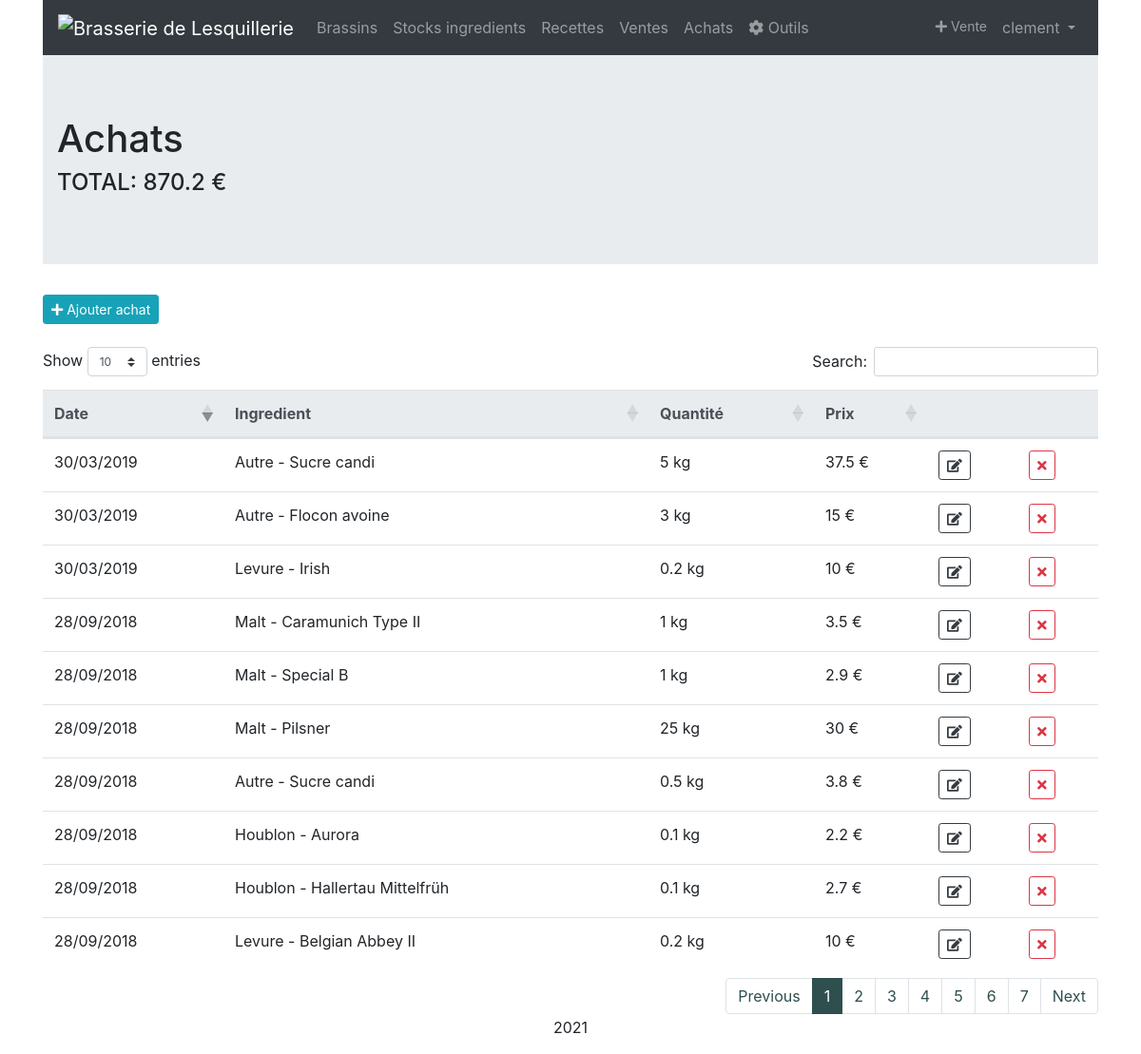
Page /brasserie/achats/ (signed in) on the committed database.
### brassin/models.py (models this page shows, shortened)
class Achat(models.Model):
    ACHAT_TYPE = [('Fonctionnement','Fonctionnement'),('MAJ','MAJ'),]
    type_achat = models.CharField(null=True,max_length=30,choices=ACHAT_TYPE,default='Fonctionnement')
    date_achat = models.DateField(null=True)
    ingredient = models.ForeignKey(Ingredient, on_delete=models.SET_NULL,null=True)
    quantite = models.DecimalField(null=True,max_digits=6,decimal_places=3)
    class Meta:
        verbose_name = "Achat"
        ordering = ['date_achat']
    @property
    def prix(self):
        if self.type_achat == 'MAJ':
            return 0
        else:
            ing = self.ingredient
            return ing.prix_kg*self.quantite

class Ingredient(models.Model):
	INGREDIENT_TYPE = [('Malt','Malt'),('Houblon','Houblon'),('Levure','Levure'),('Autre','Autre'),]
	type_ingredient = models.CharField(null=True,max_length=30,choices=INGREDIENT_TYPE,default='Autre')
	variete = models.CharField(max_length=30)
	prix_kg = models.DecimalField(null=True, max_digits=5, decimal_places=2)
	acide_alpha = models.DecimalField(blank=True,null=True, max_digits=4, decimal_places=2)
	ebc_min = models.DecimalField(blank=True,null=True, max_digits=4, decimal_places=0)
	ebc_max = models.DecimalField(blank=True,null=True, max_digits=4, decimal_places=0)
	attenuation_min = models.DecimalField(blank=True,null=True, max_digits=2, decimal_places=0)
	attenuation_max = models.DecimalField(blank=True,null=True, max_digits=2, decimal_places=0)
	description = models.TextField(blank=True,null=True)
	class Meta:
		verbose_name = "Ingredient"
		ordering = ['type_ingredient']
	def __str__(self):
		return self.type_ingredient + " - " + self.variete

### brassin/views.py (the view)
# urls.py: path('achats/', views.AchatsList.as_view(), name="achats_list"),
class AchatsList(LoginRequiredMixin,ListView):
	model = Achat
	context_object_name = "achats"
	template_name = "brassin/achats_list.html"
	ordering = ['-date_achat']
	def get_context_data(self, **kwargs):
	    context = super(AchatsList, self).get_context_data(**kwargs)
	    achats = Achat.objects.all()
	    context['achat'] = achats
	    context['fonctionnement'] = Achat.objects.filter(type_achat='Fonctionnement').order_by('-date_achat')
	    prix_achat = 0
	    for a in achats:
	        prix_achat += a.ingredient.prix_kg*a.quantite
	    context['total_achats'] = prix_achat
	    return context

### brassin/templates/brassin/achats_list.html (shortened to what this page needs)
{% extends 'base.html' %}
{% load static %}
{% block css %}
<link rel="stylesheet" href="{% static 'brassin/css/style.css' %}" />
{% endblock %}
{% block content %}
<div class="jumbotron jumbotron-fluid">
  <div class="container">
    <h1 class="page-header">Achats</h1>
    <h4>TOTAL: {{ total_achats |floatformat}} €</h4>
  </div>
</div>
<a class="btn btn-info btn-sm" href="{% url 'achat_create' %}"><i class="fas fa-plus"></i>  Ajouter achat</a>
<br/><br/>
<table class="table" id="Achat-table">
  <thead class="thead-light">
    <tr>
      <th>Date</th>
      <th>Ingredient</th>
      <th>Quantité</th>
      <th>Prix</th>
      <th></th>
      <th></th>
    </tr>
  </thead>
  <tbody>
    {% for achat in fonctionnement %}
    <tr>
      <td>{{ achat.date_achat }}</td>
      <td>{{ achat.ingredient }}</td>
      <td>{{ achat.quantite|floatformat}} kg</td>
      <td>{{ achat.prix|floatformat }} €</td>
      <td><a class="btn btn-outline-dark btn-sm" href="{% url 'achat_update' achat.id %}"><i class="fas fa-edit"></i></a></td>
      <td><a class="btn btn-outline-danger btn-sm" href="{% url 'achat_delete' achat.id %}"><i class="fas fa-times"></i></a></td>
    </tr>
    {% empty %}
      <tr>
        <td colspan="7" class="text-center bg-warning">Pas encore d'achat.</td>
      </tr>
    {% endfor %}
  </tbody>
</table>
{% endblock %}

### templates/base.html (shortened to what this page needs)
{% load static %}
<!DOCTYPE html>
<html lang="fr">
  <head>
    <link rel="stylesheet" href="https://use.fontawesome.com/releases/v5.7.0/css/all.css">
    <link rel="stylesheet" href="https://maxcdn.bootstrapcdn.com/bootstrap/4.0.0/css/bootstrap.min.css">
    <link rel="stylesheet" type="text/css" href="https://cdn.datatables.net/1.10.24/css/dataTables.bootstrap4.min.css"/>
    {% block css %}
    {% endblock %}
  </head>
  <body>
    <div class="container">
      <nav class="navbar navbar-expand-sm bg-dark navbar-dark sticky-top bg-faded">
        <a class="navbar-brand" href="{% url 'home' %}"><img src="" alt="{{ user.profile.brasserie }}" href="{% url 'home' %}"></a>
        <div class="collapse navbar-collapse" id="collapsibleNavbar">
          <ul class="navbar-nav">
            <li class="nav-item">
              <a class="nav-link" href="{% url 'brassin_list' %}">Brassins</a>
            </li>
            <li class="nav-item">
              <a class="nav-link" href="{% url 'ingredients_list' %}">Stocks ingredients</a>
            </li>
            <li class="nav-item">
              <a class="nav-link" href="{% url 'recettes_list' %}">Recettes</a>
            </li>
            <li class="nav-item">
              <a class="nav-link" href="{% url 'ventes_list' %}">Ventes</a>
            </li>
            <li class="nav-item">
              <a class="nav-link" href="{% url 'achats_list' %}">Achats</a>
            </li>
            <li class="nav-item">
              <a class="nav-link" href="{% url 'outils' %}"><i class="fa fa-cog" aria-hidden="true"></i>   Outils</a>
            </li>
          </ul>
          <ul class="navbar-nav ml-auto">
            <li class="nav-item">
              <a class="nav-link btn-outline-info btn-sm" href="{% url 'vente_create' %}"><i class="fas fa-plus"></i>  Vente</a>
            </li>
            <li class="nav-item dropdown">
              <a class="nav-link dropdown-toggle" href="#" id="navbardrop" data-toggle="dropdown">
                {% if user.is_authenticated %}
                  {{ user.get_username }}
                {% endif %}
              </a>
            </li>
          </ul>
        </div>
      </nav>
      {% block content %}
      {% endblock %}
      <footer class="container-fluid bg-4 text-center">
          <p>2021</p>
      </footer>
    </div>
  </body>
</html>

### brassin/static/brassin/css/style.css (style rules this page uses)
a { color: darkslategray; }

### rows in the picture
Achat: date_achat "30/03/2019", ingredient "Autre - Sucre candi", quantite "5", prix "37.5"
Achat: date_achat "30/03/2019", ingredient "Autre - Flocon avoine", quantite "3", prix "15"
Achat: date_achat "30/03/2019", ingredient "Levure - Irish", quantite "0.2", prix "10"
Achat: date_achat "28/09/2018", ingredient "Malt - Caramunich Type II", quantite "1", prix "3.5"
Achat: date_achat "28/09/2018", ingredient "Malt - Special B", quantite "1", prix "2.9"
Achat: date_achat "28/09/2018", ingredient "Malt - Pilsner", quantite "25", prix "30"
Achat: date_achat "28/09/2018", ingredient "Autre - Sucre candi", quantite "0.5", prix "3.8"
Achat: date_achat "28/09/2018", ingredient "Houblon - Aurora", quantite "0.1", prix "2.2"
Achat: date_achat "28/09/2018", ingredient "Houblon - Hallertau Mittelfrüh", quantite "0.1", prix "2.7"
Achat: date_achat "28/09/2018", ingredient "Levure - Belgian Abbey II", quantite "0.2", prix "10"

### other values in the picture
{{ user.get_username }} "clement"
{{ total_achats |floatformat }} "870.2"
